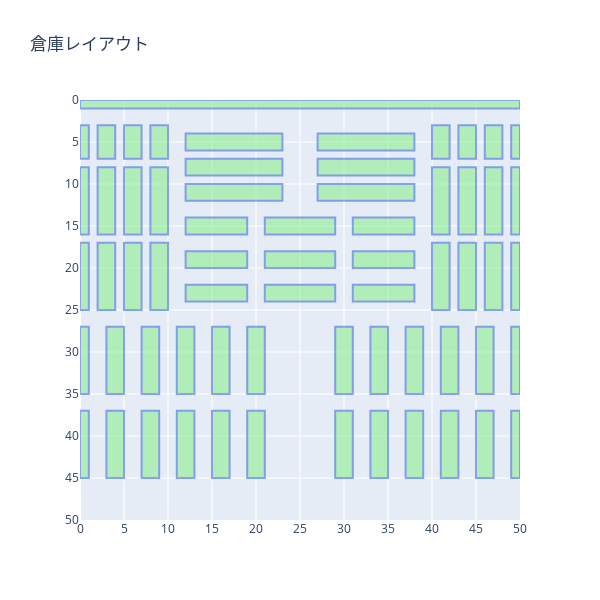

The code cell stored with this chart in its notebook:
### Code cell
import plotly.graph_objects as go

# Define the color map based on pick_direction
color_map = {
    "vertical": "lightgreen",
    "horizontal": "lightcoral"
}

# Create figure
fig = go.Figure()

# Add rectangles for each rack
for rack in racks:
    fig.add_shape(
        type="rect",
        x0=rack['pos'][1],
        y0=rack['pos'][0],
        x1=rack['pos'][1] + rack['width'],
        y1=rack['pos'][0] + rack['height'],
        line=dict(color="RoyalBlue"),
        #fillcolor=color_map[rack['pick_direction']],
        fillcolor="lightgreen",
        opacity=0.6,
    )
    # Add scatter trace for hover data
    fig.add_trace(
        go.Scatter(
            x=[rack['pos'][1] + rack['width']/2],
            y=[rack['pos'][0] + rack['height']/2],
            text=f"Rack ID: {rack['rack_id']} <br>Position: ({rack['pos'][1]}, {rack['pos'][0]})<br>Size: {rack['width']}x{rack['height']}",
            mode="markers",
            marker=dict(size=2, color="rgba(0,0,0,0)"),
            hoverinfo="text",
            showlegend=False  # Add this line to hide the trace numbers
        )
    )

# Set axes properties and reverse y-axis
fig.update_xaxes(range=[0, map_width], dtick=5)
fig.update_yaxes(range=[map_height, 0], dtick=5)  # Reversed y-axis

# Add grid and title
fig.update_layout(
    title="倉庫レイアウト",
    xaxis=dict(showgrid=True),
    yaxis=dict(showgrid=True),
    height=600,
    width=600,
    showlegend=False  # Add this line to hide the legend
)

# Show figure
fig.show()

# Save the figure as an HTML file
fig.write_html("rack_layout.html")

### Figure 1 — Plotly figure (JSON) as saved in the notebook; plotly's stock layout.template omitted (floating-point values rounded to 4 significant figures)
{"data": [{"hoverinfo": "text", "marker": {"color": "rgba(0,0,0,0)", "size": 2}, "mode": "markers", "showlegend": false, "text": "Rack ID: 101-01-101 <br>Position: (0, 0)<br>Size: 50x1", "type": "scatter", "x": [25], "y": [0.5]}, {"hoverinfo": "text", "marker": {"color": "rgba(0,0,0,0)", "size": 2}, "mode": "markers", "showlegend": false, "text": "Rack ID: 101-01-102 <br>Position: (12, 4)<br>Size: 11x2", "type": "scatter", "x": [17.5], "y": [5]}, {"hoverinfo": "text", "marker": {"color": "rgba(0,0,0,0)", "size": 2}, "mode": "markers", "showlegend": false, "text": "Rack ID: 101-01-103 <br>Position: (12, 7)<br>Size: 11x2", "type": "scatter", "x": [17.5], "y": [8]}, {"hoverinfo": "text", "marker": {"color": "rgba(0,0,0,0)", "size": 2}, "mode": "markers", "showlegend": false, "text": "Rack ID: 101-01-104 <br>Position: (12, 10)<br>Size: 11x2", "type": "scatter", "x": [17.5], "y": [11]}, {"hoverinfo": "text", "marker": {"color": "rgba(0,0,0,0)", "size": 2}, "mode": "markers", "showlegend": false, "text": "Rack ID: 101-01-105 <br>Position: (27, 4)<br>Size: 11x2", "type": "scatter", "x": [32.5], "y": [5]}, {"hoverinfo": "text", "marker": {"color": "rgba(0,0,0,0)", "size": 2}, "mode": "markers", "showlegend": false, "text": "Rack ID: 101-01-106 <br>Position: (27, 7)<br>Size: 11x2", "type": "scatter", "x": [32.5], "y": [8]}, {"hoverinfo": "text", "marker": {"color": "rgba(0,0,0,0)", "size": 2}, "mode": "markers", "showlegend": false, "text": "Rack ID: 101-01-107 <br>Position: (27, 10)<br>Size: 11x2", "type": "scatter", "x": [32.5], "y": [11]}, {"hoverinfo": "text", "marker": {"color": "rgba(0,0,0,0)", "size": 2}, "mode": "markers", "showlegend": false, "text": "Rack ID: 101-02-108 <br>Position: (12, 14)<br>Size: 7x2", "type": "scatter", "x": [15.5], "y": [15]}, {"hoverinfo": "text", "marker": {"color": "rgba(0,0,0,0)", "size": 2}, "mode": "markers", "showlegend": false, "text": "Rack ID: 101-02-109 <br>Position: (12, 18)<br>Size: 7x2", "type": "scatter", "x": [15.5], "y": [19]}, {"hoverinfo": "text", "marker": {"color": "rgba(0,0,0,0)", "size": 2}, "mode": "markers", "showlegend": false, "text": "Rack ID: 101-02-110 <br>Position: (12, 22)<br>Size: 7x2", "type": "scatter", "x": [15.5], "y": [23]}, {"hoverinfo": "text", "marker": {"color": "rgba(0,0,0,0)", "size": 2}, "mode": "markers", "showlegend": false, "text": "Rack ID: 101-02-111 <br>Position: (21, 14)<br>Size: 8x2", "type": "scatter", "x": [25], "y": [15]}, {"hoverinfo": "text", "marker": {"color": "rgba(0,0,0,0)", "size": 2}, "mode": "markers", "showlegend": false, "text": "Rack ID: 101-02-112 <br>Position: (21, 18)<br>Size: 8x2", "type": "scatter", "x": [25], "y": [19]}, {"hoverinfo": "text", "marker": {"color": "rgba(0,0,0,0)", "size": 2}, "mode": "markers", "showlegend": false, "text": "Rack ID: 101-02-113 <br>Position: (21, 22)<br>Size: 8x2", "type": "scatter", "x": [25], "y": [23]}, {"hoverinfo": "text", "marker": {"color": "rgba(0,0,0,0)", "size": 2}, "mode": "markers", "showlegend": false, "text": "Rack ID: 101-02-114 <br>Position: (31, 14)<br>Size: 7x2", "type": "scatter", "x": [34.5], "y": [15]}, {"hoverinfo": "text", "marker": {"color": "rgba(0,0,0,0)", "size": 2}, "mode": "markers", "showlegend": false, "text": "Rack ID: 101-02-115 <br>Position: (31, 18)<br>Size: 7x2", "type": "scatter", "x": [34.5], "y": [19]}, {"hoverinfo": "text", "marker": {"color": "rgba(0,0,0,0)", "size": 2}, "mode": "markers", "showlegend": false, "text": "Rack ID: 101-02-116 <br>Position: (31, 22)<br>Size: 7x2", "type": "scatter", "x": [34.5], "y": [23]}, {"hoverinfo": "text", "marker": {"color": "rgba(0,0,0,0)", "size": 2}, "mode": "markers", "showlegend": false, "text": "Rack ID: 101-02-117 <br>Position: (0, 3)<br>Size: 1x4", "type": "scatter", "x": [0.5], "y": [5]}, {"hoverinfo": "text", "marker": {"color": "rgba(0,0,0,0)", "size": 2}, "mode": "markers", "showlegend": false, "text": "Rack ID: 101-02-118 <br>Position: (2, 3)<br>Size: 2x4", "type": "scatter", "x": [3], "y": [5]}, {"hoverinfo": "text", "marker": {"color": "rgba(0,0,0,0)", "size": 2}, "mode": "markers", "showlegend": false, "text": "Rack ID: 101-02-119 <br>Position: (5, 3)<br>Size: 2x4", "type": "scatter", "x": [6], "y": [5]}, {"hoverinfo": "text", "marker": {"color": "rgba(0,0,0,0)", "size": 2}, "mode": "markers", "showlegend": false, "text": "Rack ID: 101-02-120 <br>Position: (8, 3)<br>Size: 2x4", "type": "scatter", "x": [9], "y": [5]}, {"hoverinfo": "text", "marker": {"color": "rgba(0,0,0,0)", "size": 2}, "mode": "markers", "showlegend": false, "text": "Rack ID: 101-02-121 <br>Position: (40, 3)<br>Size: 2x4", "type": "scatter", "x": [41], "y": [5]}, {"hoverinfo": "text", "marker": {"color": "rgba(0,0,0,0)", "size": 2}, "mode": "markers", "showlegend": false, "text": "Rack ID: 101-02-122 <br>Position: (43, 3)<br>Size: 2x4", "type": "scatter", "x": [44], "y": [5]}, {"hoverinfo": "text", "marker": {"color": "rgba(0,0,0,0)", "size": 2}, "mode": "markers", "showlegend": false, "text": "Rack ID: 101-02-123 <br>Position: (46, 3)<br>Size: 2x4", "type": "scatter", "x": [47], "y": [5]}, {"hoverinfo": "text", "marker": {"color": "rgba(0,0,0,0)", "size": 2}, "mode": "markers", "showlegend": false, "text": "Rack ID: 101-03-124 <br>Position: (49, 3)<br>Size: 1x4", "type": "scatter", "x": [49.5], "y": [5]}, {"hoverinfo": "text", "marker": {"color": "rgba(0,0,0,0)", "size": 2}, "mode": "markers", "showlegend": false, "text": "Rack ID: 101-03-125 <br>Position: (0, 8)<br>Size: 1x8", "type": "scatter", "x": [0.5], "y": [12]}, {"hoverinfo": "text", "marker": {"color": "rgba(0,0,0,0)", "size": 2}, "mode": "markers", "showlegend": false, "text": "Rack ID: 101-03-126 <br>Position: (2, 8)<br>Size: 2x8", "type": "scatter", "x": [3], "y": [12]}, {"hoverinfo": "text", "marker": {"color": "rgba(0,0,0,0)", "size": 2}, "mode": "markers", "showlegend": false, "text": "Rack ID: 101-03-127 <br>Position: (5, 8)<br>Size: 2x8", "type": "scatter", "x": [6], "y": [12]}, {"hoverinfo": "text", "marker": {"color": "rgba(0,0,0,0)", "size": 2}, "mode": "markers", "showlegend": false, "text": "Rack ID: 101-03-128 <br>Position: (8, 8)<br>Size: 2x8", "type": "scatter", "x": [9], "y": [12]}, {"hoverinfo": "text", "marker": {"color": "rgba(0,0,0,0)", "size": 2}, "mode": "markers", "showlegend": false, "text": "Rack ID: 101-03-129 <br>Position: (40, 8)<br>Size: 2x8", "type": "scatter", "x": [41], "y": [12]}, {"hoverinfo": "text", "marker": {"color": "rgba(0,0,0,0)", "size": 2}, "mode": "markers", "showlegend": false, "text": "Rack ID: 101-03-130 <br>Position: (43, 8)<br>Size: 2x8", "type": "scatter", "x": [44], "y": [12]}, {"hoverinfo": "text", "marker": {"color": "rgba(0,0,0,0)", "size": 2}, "mode": "markers", "showlegend": false, "text": "Rack ID: 101-03-131 <br>Position: (46, 8)<br>Size: 2x8", "type": "scatter", "x": [47], "y": [12]}, {"hoverinfo": "text", "marker": {"color": "rgba(0,0,0,0)", "size": 2}, "mode": "markers", "showlegend": false, "text": "Rack ID: 101-03-132 <br>Position: (49, 8)<br>Size: 1x8", "type": "scatter", "x": [49.5], "y": [12]}, {"hoverinfo": "text", "marker": {"color": "rgba(0,0,0,0)", "size": 2}, "mode": "markers", "showlegend": false, "text": "Rack ID: 101-03-133 <br>Position: (0, 17)<br>Size: 1x8", "type": "scatter", "x": [0.5], "y": [21]}, {"hoverinfo": "text", "marker": {"color": "rgba(0,0,0,0)", "size": 2}, "mode": "markers", "showlegend": false, "text": "Rack ID: 101-03-134 <br>Position: (2, 17)<br>Size: 2x8", "type": "scatter", "x": [3], "y": [21]}, {"hoverinfo": "text", "marker": {"color": "rgba(0,0,0,0)", "size": 2}, "mode": "markers", "showlegend": false, "text": "Rack ID: 101-03-135 <br>Position: (5, 17)<br>Size: 2x8", "type": "scatter", "x": [6], "y": [21]}, {"hoverinfo": "text", "marker": {"color": "rgba(0,0,0,0)", "size": 2}, "mode": "markers", "showlegend": false, "text": "Rack ID: 101-03-136 <br>Position: (8, 17)<br>Size: 2x8", "type": "scatter", "x": [9], "y": [21]}, {"hoverinfo": "text", "marker": {"color": "rgba(0,0,0,0)", "size": 2}, "mode": "markers", "showlegend": false, "text": "Rack ID: 101-03-137 <br>Position: (40, 17)<br>Size: 2x8", "type": "scatter", "x": [41], "y": [21]}, {"hoverinfo": "text", "marker": {"color": "rgba(0,0,0,0)", "size": 2}, "mode": "markers", "showlegend": false, "text": "Rack ID: 101-03-138 <br>Position: (43, 17)<br>Size: 2x8", "type": "scatter", "x": [44], "y": [21]}, {"hoverinfo": "text", "marker": {"color": "rgba(0,0,0,0)", "size": 2}, "mode": "markers", "showlegend": false, "text": "Rack ID: 101-03-139 <br>Position: (46, 17)<br>Size: 2x8", "type": "scatter", "x": [47], "y": [21]}, {"hoverinfo": "text", "marker": {"color": "rgba(0,0,0,0)", "size": 2}, "mode": "markers", "showlegend": false, "text": "Rack ID: 101-03-140 <br>Position: (49, 17)<br>Size: 1x8", "type": "scatter", "x": [49.5], "y": [21]}, {"hoverinfo": "text", "marker": {"color": "rgba(0,0,0,0)", "size": 2}, "mode": "markers", "showlegend": false, "text": "Rack ID: 101-03-141 <br>Position: (0, 27)<br>Size: 1x8", "type": "scatter", "x": [0.5], "y": [31]}, {"hoverinfo": "text", "marker": {"color": "rgba(0,0,0,0)", "size": 2}, "mode": "markers", "showlegend": false, "text": "Rack ID: 101-03-142 <br>Position: (3, 27)<br>Size: 2x8", "type": "scatter", "x": [4], "y": [31]}, {"hoverinfo": "text", "marker": {"color": "rgba(0,0,0,0)", "size": 2}, "mode": "markers", "showlegend": false, "text": "Rack ID: 101-03-143 <br>Position: (7, 27)<br>Size: 2x8", "type": "scatter", "x": [8], "y": [31]}, {"hoverinfo": "text", "marker": {"color": "rgba(0,0,0,0)", "size": 2}, "mode": "markers", "showlegend": false, "text": "Rack ID: 101-03-144 <br>Position: (11, 27)<br>Size: 2x8", "type": "scatter", "x": [12], "y": [31]}, {"hoverinfo": "text", "marker": {"color": "rgba(0,0,0,0)", "size": 2}, "mode": "markers", "showlegend": false, "text": "Rack ID: 101-03-145 <br>Position: (15, 27)<br>Size: 2x8", "type": "scatter", "x": [16], "y": [31]}, {"hoverinfo": "text", "marker": {"color": "rgba(0,0,0,0)", "size": 2}, "mode": "markers", "showlegend": false, "text": "Rack ID: 101-03-146 <br>Position: (19, 27)<br>Size: 2x8", "type": "scatter", "x": [20], "y": [31]}, {"hoverinfo": "text", "marker": {"color": "rgba(0,0,0,0)", "size": 2}, "mode": "markers", "showlegend": false, "text": "Rack ID: 101-03-147 <br>Position: (29, 27)<br>Size: 2x8", "type": "scatter", "x": [30], "y": [31]}, {"hoverinfo": "text", "marker": {"color": "rgba(0,0,0,0)", "size": 2}, "mode": "markers", "showlegend": false, "text": "Rack ID: 101-03-148 <br>Position: (33, 27)<br>Size: 2x8", "type": "scatter", "x": [34], "y": [31]}, {"hoverinfo": "text", "marker": {"color": "rgba(0,0,0,0)", "size": 2}, "mode": "markers", "showlegend": false, "text": "Rack ID: 101-03-149 <br>Position: (37, 27)<br>Size: 2x8", "type": "scatter", "x": [38], "y": [31]}, {"hoverinfo": "text", "marker": {"color": "rgba(0,0,0,0)", "size": 2}, "mode": "markers", "showlegend": false, "text": "Rack ID: 101-03-150 <br>Position: (41, 27)<br>Size: 2x8", "type": "scatter", "x": [42], "y": [31]}, {"hoverinfo": "text", "marker": {"color": "rgba(0,0,0,0)", "size": 2}, "mode": "markers", "showlegend": false, "text": "Rack ID: 101-03-151 <br>Position: (45, 27)<br>Size: 2x8", "type": "scatter", "x": [46], "y": [31]}, {"hoverinfo": "text", "marker": {"color": "rgba(0,0,0,0)", "size": 2}, "mode": "markers", "showlegend": false, "text": "Rack ID: 101-03-152 <br>Position: (49, 27)<br>Size: 1x8", "type": "scatter", "x": [49.5], "y": [31]}, {"hoverinfo": "text", "marker": {"color": "rgba(0,0,0,0)", "size": 2}, "mode": "markers", "showlegend": false, "text": "Rack ID: 101-03-153 <br>Position: (0, 37)<br>Size: 1x8", "type": "scatter", "x": [0.5], "y": [41]}, {"hoverinfo": "text", "marker": {"color": "rgba(0,0,0,0)", "size": 2}, "mode": "markers", "showlegend": false, "text": "Rack ID: 101-03-154 <br>Position: (3, 37)<br>Size: 2x8", "type": "scatter", "x": [4], "y": [41]}, {"hoverinfo": "text", "marker": {"color": "rgba(0,0,0,0)", "size": 2}, "mode": "markers", "showlegend": false, "text": "Rack ID: 101-03-155 <br>Position: (7, 37)<br>Size: 2x8", "type": "scatter", "x": [8], "y": [41]}, {"hoverinfo": "text", "marker": {"color": "rgba(0,0,0,0)", "size": 2}, "mode": "markers", "showlegend": false, "text": "Rack ID: 101-03-156 <br>Position: (11, 37)<br>Size: 2x8", "type": "scatter", "x": [12], "y": [41]}, {"hoverinfo": "text", "marker": {"color": "rgba(0,0,0,0)", "size": 2}, "mode": "markers", "showlegend": false, "text": "Rack ID: 101-03-157 <br>Position: (15, 37)<br>Size: 2x8", "type": "scatter", "x": [16], "y": [41]}, {"hoverinfo": "text", "marker": {"color": "rgba(0,0,0,0)", "size": 2}, "mode": "markers", "showlegend": false, "text": "Rack ID: 101-03-158 <br>Position: (19, 37)<br>Size: 2x8", "type": "scatter", "x": [20], "y": [41]}, {"hoverinfo": "text", "marker": {"color": "rgba(0,0,0,0)", "size": 2}, "mode": "markers", "showlegend": false, "text": "Rack ID: 101-03-159 <br>Position: (29, 37)<br>Size: 2x8", "type": "scatter", "x": [30], "y": [41]}, {"hoverinfo": "text", "marker": {"color": "rgba(0,0,0,0)", "size": 2}, "mode": "markers", "showlegend": false, "text": "Rack ID: 101-03-160 <br>Position: (33, 37)<br>Size: 2x8", "type": "scatter", "x": [34], "y": [41]}, {"hoverinfo": "text", "marker": {"color": "rgba(0,0,0,0)", "size": 2}, "mode": "markers", "showlegend": false, "text": "Rack ID: 101-03-161 <br>Position: (37, 37)<br>Size: 2x8", "type": "scatter", "x": [38], "y": [41]}, {"hoverinfo": "text", "marker": {"color": "rgba(0,0,0,0)", "size": 2}, "mode": "markers", "showlegend": false, "text": "Rack ID: 101-03-162 <br>Position: (41, 37)<br>Size: 2x8", "type": "scatter", "x": [42], "y": [41]}, {"hoverinfo": "text", "marker": {"color": "rgba(0,0,0,0)", "size": 2}, "mode": "markers", "showlegend": false, "text": "Rack ID: 101-03-163 <br>Position: (45, 37)<br>Size: 2x8", "type": "scatter", "x": [46], "y": [41]}, {"hoverinfo": "text", "marker": {"color": "rgba(0,0,0,0)", "size": 2}, "mode": "markers", "showlegend": false, "text": "Rack ID: 101-03-164 <br>Position: (49, 37)<br>Size: 1x8", "type": "scatter", "x": [49.5], "y": [41]}], "layout": {"height": 600, "shapes": [{"fillcolor": "lightgreen", "line": {"color": "RoyalBlue"}, "opacity": 0.6, "type": "rect", "x0": 0, "x1": 50, "y0": 0, "y1": 1}, {"fillcolor": "lightgreen", "line": {"color": "RoyalBlue"}, "opacity": 0.6, "type": "rect", "x0": 12, "x1": 23, "y0": 4, "y1": 6}, {"fillcolor": "lightgreen", "line": {"color": "RoyalBlue"}, "opacity": 0.6, "type": "rect", "x0": 12, "x1": 23, "y0": 7, "y1": 9}, {"fillcolor": "lightgreen", "line": {"color": "RoyalBlue"}, "opacity": 0.6, "type": "rect", "x0": 12, "x1": 23, "y0": 10, "y1": 12}, {"fillcolor": "lightgreen", "line": {"color": "RoyalBlue"}, "opacity": 0.6, "type": "rect", "x0": 27, "x1": 38, "y0": 4, "y1": 6}, {"fillcolor": "lightgreen", "line": {"color": "RoyalBlue"}, "opacity": 0.6, "type": "rect", "x0": 27, "x1": 38, "y0": 7, "y1": 9}, {"fillcolor": "lightgreen", "line": {"color": "RoyalBlue"}, "opacity": 0.6, "type": "rect", "x0": 27, "x1": 38, "y0": 10, "y1": 12}, {"fillcolor": "lightgreen", "line": {"color": "RoyalBlue"}, "opacity": 0.6, "type": "rect", "x0": 12, "x1": 19, "y0": 14, "y1": 16}, {"fillcolor": "lightgreen", "line": {"color": "RoyalBlue"}, "opacity": 0.6, "type": "rect", "x0": 12, "x1": 19, "y0": 18, "y1": 20}, {"fillcolor": "lightgreen", "line": {"color": "RoyalBlue"}, "opacity": 0.6, "type": "rect", "x0": 12, "x1": 19, "y0": 22, "y1": 24}, {"fillcolor": "lightgreen", "line": {"color": "RoyalBlue"}, "opacity": 0.6, "type": "rect", "x0": 21, "x1": 29, "y0": 14, "y1": 16}, {"fillcolor": "lightgreen", "line": {"color": "RoyalBlue"}, "opacity": 0.6, "type": "rect", "x0": 21, "x1": 29, "y0": 18, "y1": 20}, {"fillcolor": "lightgreen", "line": {"color": "RoyalBlue"}, "opacity": 0.6, "type": "rect", "x0": 21, "x1": 29, "y0": 22, "y1": 24}, {"fillcolor": "lightgreen", "line": {"color": "RoyalBlue"}, "opacity": 0.6, "type": "rect", "x0": 31, "x1": 38, "y0": 14, "y1": 16}, {"fillcolor": "lightgreen", "line": {"color": "RoyalBlue"}, "opacity": 0.6, "type": "rect", "x0": 31, "x1": 38, "y0": 18, "y1": 20}, {"fillcolor": "lightgreen", "line": {"color": "RoyalBlue"}, "opacity": 0.6, "type": "rect", "x0": 31, "x1": 38, "y0": 22, "y1": 24}, {"fillcolor": "lightgreen", "line": {"color": "RoyalBlue"}, "opacity": 0.6, "type": "rect", "x0": 0, "x1": 1, "y0": 3, "y1": 7}, {"fillcolor": "lightgreen", "line": {"color": "RoyalBlue"}, "opacity": 0.6, "type": "rect", "x0": 2, "x1": 4, "y0": 3, "y1": 7}, {"fillcolor": "lightgreen", "line": {"color": "RoyalBlue"}, "opacity": 0.6, "type": "rect", "x0": 5, "x1": 7, "y0": 3, "y1": 7}, {"fillcolor": "lightgreen", "line": {"color": "RoyalBlue"}, "opacity": 0.6, "type": "rect", "x0": 8, "x1": 10, "y0": 3, "y1": 7}, {"fillcolor": "lightgreen", "line": {"color": "RoyalBlue"}, "opacity": 0.6, "type": "rect", "x0": 40, "x1": 42, "y0": 3, "y1": 7}, {"fillcolor": "lightgreen", "line": {"color": "RoyalBlue"}, "opacity": 0.6, "type": "rect", "x0": 43, "x1": 45, "y0": 3, "y1": 7}, {"fillcolor": "lightgreen", "line": {"color": "RoyalBlue"}, "opacity": 0.6, "type": "rect", "x0": 46, "x1": 48, "y0": 3, "y1": 7}, {"fillcolor": "lightgreen", "line": {"color": "RoyalBlue"}, "opacity": 0.6, "type": "rect", "x0": 49, "x1": 50, "y0": 3, "y1": 7}, {"fillcolor": "lightgreen", "line": {"color": "RoyalBlue"}, "opacity": 0.6, "type": "rect", "x0": 0, "x1": 1, "y0": 8, "y1": 16}, {"fillcolor": "lightgreen", "line": {"color": "RoyalBlue"}, "opacity": 0.6, "type": "rect", "x0": 2, "x1": 4, "y0": 8, "y1": 16}, {"fillcolor": "lightgreen", "line": {"color": "RoyalBlue"}, "opacity": 0.6, "type": "rect", "x0": 5, "x1": 7, "y0": 8, "y1": 16}, {"fillcolor": "lightgreen", "line": {"color": "RoyalBlue"}, "opacity": 0.6, "type": "rect", "x0": 8, "x1": 10, "y0": 8, "y1": 16}, {"fillcolor": "lightgreen", "line": {"color": "RoyalBlue"}, "opacity": 0.6, "type": "rect", "x0": 40, "x1": 42, "y0": 8, "y1": 16}, {"fillcolor": "lightgreen", "line": {"color": "RoyalBlue"}, "opacity": 0.6, "type": "rect", "x0": 43, "x1": 45, "y0": 8, "y1": 16}, {"fillcolor": "lightgreen", "line": {"color": "RoyalBlue"}, "opacity": 0.6, "type": "rect", "x0": 46, "x1": 48, "y0": 8, "y1": 16}, {"fillcolor": "lightgreen", "line": {"color": "RoyalBlue"}, "opacity": 0.6, "type": "rect", "x0": 49, "x1": 50, "y0": 8, "y1": 16}, {"fillcolor": "lightgreen", "line": {"color": "RoyalBlue"}, "opacity": 0.6, "type": "rect", "x0": 0, "x1": 1, "y0": 17, "y1": 25}, {"fillcolor": "lightgreen", "line": {"color": "RoyalBlue"}, "opacity": 0.6, "type": "rect", "x0": 2, "x1": 4, "y0": 17, "y1": 25}, {"fillcolor": "lightgreen", "line": {"color": "RoyalBlue"}, "opacity": 0.6, "type": "rect", "x0": 5, "x1": 7, "y0": 17, "y1": 25}, {"fillcolor": "lightgreen", "line": {"color": "RoyalBlue"}, "opacity": 0.6, "type": "rect", "x0": 8, "x1": 10, "y0": 17, "y1": 25}, {"fillcolor": "lightgreen", "line": {"color": "RoyalBlue"}, "opacity": 0.6, "type": "rect", "x0": 40, "x1": 42, "y0": 17, "y1": 25}, {"fillcolor": "lightgreen", "line": {"color": "RoyalBlue"}, "opacity": 0.6, "type": "rect", "x0": 43, "x1": 45, "y0": 17, "y1": 25}, {"fillcolor": "lightgreen", "line": {"color": "RoyalBlue"}, "opacity": 0.6, "type": "rect", "x0": 46, "x1": 48, "y0": 17, "y1": 25}, {"fillcolor": "lightgreen", "line": {"color": "RoyalBlue"}, "opacity": 0.6, "type": "rect", "x0": 49, "x1": 50, "y0": 17, "y1": 25}, {"fillcolor": "lightgreen", "line": {"color": "RoyalBlue"}, "opacity": 0.6, "type": "rect", "x0": 0, "x1": 1, "y0": 27, "y1": 35}, {"fillcolor": "lightgreen", "line": {"color": "RoyalBlue"}, "opacity": 0.6, "type": "rect", "x0": 3, "x1": 5, "y0": 27, "y1": 35}, {"fillcolor": "lightgreen", "line": {"color": "RoyalBlue"}, "opacity": 0.6, "type": "rect", "x0": 7, "x1": 9, "y0": 27, "y1": 35}, {"fillcolor": "lightgreen", "line": {"color": "RoyalBlue"}, "opacity": 0.6, "type": "rect", "x0": 11, "x1": 13, "y0": 27, "y1": 35}, {"fillcolor": "lightgreen", "line": {"color": "RoyalBlue"}, "opacity": 0.6, "type": "rect", "x0": 15, "x1": 17, "y0": 27, "y1": 35}, {"fillcolor": "lightgreen", "line": {"color": "RoyalBlue"}, "opacity": 0.6, "type": "rect", "x0": 19, "x1": 21, "y0": 27, "y1": 35}, {"fillcolor": "lightgreen", "line": {"color": "RoyalBlue"}, "opacity": 0.6, "type": "rect", "x0": 29, "x1": 31, "y0": 27, "y1": 35}, {"fillcolor": "lightgreen", "line": {"color": "RoyalBlue"}, "opacity": 0.6, "type": "rect", "x0": 33, "x1": 35, "y0": 27, "y1": 35}, {"fillcolor": "lightgreen", "line": {"color": "RoyalBlue"}, "opacity": 0.6, "type": "rect", "x0": 37, "x1": 39, "y0": 27, "y1": 35}, {"fillcolor": "lightgreen", "line": {"color": "RoyalBlue"}, "opacity": 0.6, "type": "rect", "x0": 41, "x1": 43, "y0": 27, "y1": 35}, {"fillcolor": "lightgreen", "line": {"color": "RoyalBlue"}, "opacity": 0.6, "type": "rect", "x0": 45, "x1": 47, "y0": 27, "y1": 35}, {"fillcolor": "lightgreen", "line": {"color": "RoyalBlue"}, "opacity": 0.6, "type": "rect", "x0": 49, "x1": 50, "y0": 27, "y1": 35}, {"fillcolor": "lightgreen", "line": {"color": "RoyalBlue"}, "opacity": 0.6, "type": "rect", "x0": 0, "x1": 1, "y0": 37, "y1": 45}, {"fillcolor": "lightgreen", "line": {"color": "RoyalBlue"}, "opacity": 0.6, "type": "rect", "x0": 3, "x1": 5, "y0": 37, "y1": 45}, {"fillcolor": "lightgreen", "line": {"color": "RoyalBlue"}, "opacity": 0.6, "type": "rect", "x0": 7, "x1": 9, "y0": 37, "y1": 45}, {"fillcolor": "lightgreen", "line": {"color": "RoyalBlue"}, "opacity": 0.6, "type": "rect", "x0": 11, "x1": 13, "y0": 37, "y1": 45}, {"fillcolor": "lightgreen", "line": {"color": "RoyalBlue"}, "opacity": 0.6, "type": "rect", "x0": 15, "x1": 17, "y0": 37, "y1": 45}, {"fillcolor": "lightgreen", "line": {"color": "RoyalBlue"}, "opacity": 0.6, "type": "rect", "x0": 19, "x1": 21, "y0": 37, "y1": 45}, {"fillcolor": "lightgreen", "line": {"color": "RoyalBlue"}, "opacity": 0.6, "type": "rect", "x0": 29, "x1": 31, "y0": 37, "y1": 45}, {"fillcolor": "lightgreen", "line": {"color": "RoyalBlue"}, "opacity": 0.6, "type": "rect", "x0": 33, "x1": 35, "y0": 37, "y1": 45}, {"fillcolor": "lightgreen", "line": {"color": "RoyalBlue"}, "opacity": 0.6, "type": "rect", "x0": 37, "x1": 39, "y0": 37, "y1": 45}, {"fillcolor": "lightgreen", "line": {"color": "RoyalBlue"}, "opacity": 0.6, "type": "rect", "x0": 41, "x1": 43, "y0": 37, "y1": 45}, {"fillcolor": "lightgreen", "line": {"color": "RoyalBlue"}, "opacity": 0.6, "type": "rect", "x0": 45, "x1": 47, "y0": 37, "y1": 45}, {"fillcolor": "lightgreen", "line": {"color": "RoyalBlue"}, "opacity": 0.6, "type": "rect", "x0": 49, "x1": 50, "y0": 37, "y1": 45}], "showlegend": false, "title": {"text": "倉庫レイアウト"}, "width": 600, "xaxis": {"dtick": 5, "range": [0, 50], "showgrid": true}, "yaxis": {"dtick": 5, "range": [50, 0], "showgrid": true}}}
